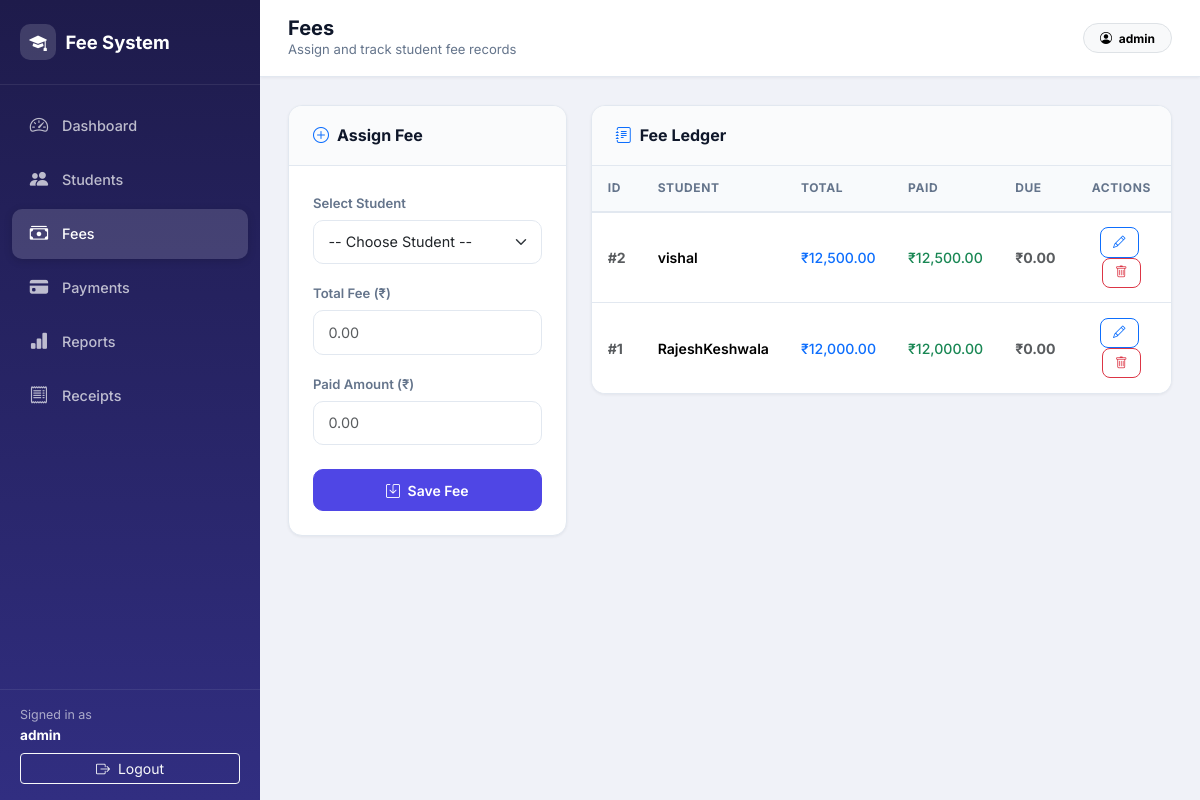
Screenshot of /admin/fees.php (signed in) with the database file from the repository.
### tables this page shows
CREATE TABLE `fees` (
  `id` int(11) NOT NULL,
  `student_id` int(11) DEFAULT NULL,
  `total_fee` decimal(10,2) DEFAULT NULL,
  `paid_fee` decimal(10,2) DEFAULT NULL,
  `due_fee` decimal(10,2) DEFAULT NULL,
  `created_at` timestamp NOT NULL DEFAULT current_timestamp()
);

CREATE TABLE `students` (
  `id` int(11) NOT NULL,
  `name` varchar(100) DEFAULT NULL,
  `email` varchar(100) DEFAULT NULL,
  `mobile` varchar(20) DEFAULT NULL,
  `course` varchar(100) DEFAULT NULL,
  `created_at` timestamp NOT NULL DEFAULT current_timestamp()
);

### admin/fees.php (the view, shortened to what this page needs)
<?php
include("../config/db.php");
$edit = null;
$fees = mysqli_query($conn, "SELECT fees.*, students.name FROM fees JOIN students ON fees.student_id = students.id ORDER BY fees.id DESC");
include("includes/header.php");
?>
<div class="row g-4">
    <div class="col-lg-4">
        <div class="content-card">
            <div class="card-header-custom">
                <h3>
                    <i class="bi bi-<?= $edit ? 'pencil-square' : 'plus-circle' ?> text-primary"></i>
                    <?= $edit ? 'Update Fee' : 'Assign Fee' ?>
                </h3>
            </div>
            <div class="card-body-custom">
                <form method="POST">
                    <div class="mb-3">
                        <label class="form-label-custom">Select Student</label>
                        <select name="student_id" class="form-select form-select-custom" required>
                            <option value="">-- Choose Student --</option>
                        </select>
                    </div>
                    <div class="mb-3">
                        <label class="form-label-custom">Total Fee (₹)</label>
                        <input type="number" step="0.01" name="total_fee" class="form-control form-control-custom" placeholder="0.00" required
                            value="<?= htmlspecialchars($edit['total_fee'] ?? '') ?>">
                    </div>
                    <div class="mb-4">
                        <label class="form-label-custom">Paid Amount (₹)</label>
                        <input type="number" step="0.01" name="paid_fee" class="form-control form-control-custom" placeholder="0.00" required
                            value="<?= htmlspecialchars($edit['paid_fee'] ?? '') ?>">
                    </div>
                    <div class="d-grid gap-2">
                        <button type="submit" name="<?= $edit ? 'update' : 'save' ?>"
                            class="btn btn-action btn-<?= $edit ? 'success' : 'indigo' ?>">
                            <i class="bi bi-<?= $edit ? 'check-lg' : 'save' ?> me-1"></i>
                            <?= $edit ? 'Update Fee' : 'Save Fee' ?>
                        </button>
                    </div>
                </form>
            </div>
        </div>
    </div>
    <div class="col-lg-8">
        <div class="content-card">
            <div class="card-header-custom">
                <h3><i class="bi bi-journal-text text-primary"></i> Fee Ledger</h3>
            </div>
            <div class="card-body-custom p-0">
                <div class="table-responsive">
                    <table class="table table-custom">
                        <thead>
                            <tr>
                                <th>ID</th>
                                <th>Student</th>
                                <th>Total</th>
                                <th>Paid</th>
                                <th>Due</th>
                                <th class="text-center">Actions</th>
                            </tr>
                        </thead>
                        <tbody>
                            <?php if (mysqli_num_rows($fees) > 0): ?>
                                <?php while ($row = mysqli_fetch_assoc($fees)): ?>
                                    <tr>
                                        <td class="text-muted fw-bold">#<?= htmlspecialchars($row['id']) ?></td>
                                        <td class="fw-semibold"><?= htmlspecialchars($row['name']) ?></td>
                                        <td class="text-primary fw-medium">₹<?= number_format($row['total_fee'], 2) ?></td>
                                        <td class="text-success fw-medium">₹<?= number_format($row['paid_fee'], 2) ?></td>
                                        <td class="fw-bold <?= $row['due_fee'] > 0 ? 'text-danger' : 'text-muted' ?>">
                                            ₹<?= number_format($row['due_fee'], 2) ?>
                                        </td>
                                        <td class="text-center">
                                            <a href="?edit=<?= $row['id'] ?>" class="btn btn-table btn-outline-primary me-1">
                                                <i class="bi bi-pencil"></i>
                                            </a>
                                            <a href="?delete=<?= $row['id'] ?>" class="btn btn-table btn-outline-danger"
                                                onclick="return confirm('Delete this fee record?')">
                                                <i class="bi bi-trash"></i>
                                            </a>
                                        </td>
                                    </tr>
                                <?php endwhile; ?>
                            <?php endif; ?>
                        </tbody>
                    </table>
                </div>
            </div>
        </div>
    </div>
</div>
<?php include("includes/footer.php"); ?>

### assets/css/style.css (style rules this page uses)
:root { --primary: #4f46e5; --primary-dark: #4338ca; --primary-light: #818cf8; --sidebar-bg: linear-gradient(180deg, #1e1b4b 0%, #312e81 100%); --sidebar-width: 260px; --body-bg: #f0f2f8; --card-bg: #ffffff; --text-dark: #0f172a; --text-muted: #64748b; --border: #e2e8f0; --success: #10b981; --danger: #ef4444; --warning: #f59e0b; --shadow-sm: 0 1px 3px rgba(15, 23, 42, 0.06); --shadow-md: 0 4px 20px rgba(15, 23, 42, 0.08); --shadow-lg: 0 10px 40px rgba(15, 23, 42, 0.12); --radius: 14px; --radius-sm: 10px; }
* { box-sizing: border-box; }
body { font-family: 'Inter', system-ui, -apple-system, sans-serif; background: var(--body-bg); color: var(--text-dark); min-height: 100vh; }
.content-card { background: var(--card-bg); border-radius: var(--radius); border: 1px solid var(--border); box-shadow: var(--shadow-sm); overflow: hidden; }
.content-card .card-header-custom { padding: 1.25rem 1.5rem; border-bottom: 1px solid var(--border); display: flex; align-items: center; justify-content: space-between; background: #fafbfc; }
.content-card .card-header-custom h3 { font-size: 1rem; font-weight: 700; margin: 0; display: flex; align-items: center; gap: 0.5rem; }
.content-card .card-body-custom { padding: 1.5rem; }
.form-label-custom { font-size: 0.82rem; font-weight: 600; color: var(--text-muted); margin-bottom: 0.4rem; }
.form-control-custom, .form-select-custom { border-radius: var(--radius-sm); border: 1.5px solid var(--border); padding: 0.65rem 0.9rem; font-size: 0.9rem; transition: border-color 0.2s, box-shadow 0.2s; }
.btn-action { border-radius: var(--radius-sm); font-weight: 600; font-size: 0.875rem; padding: 0.6rem 1.25rem; transition: all 0.2s; }
.btn-indigo { background: var(--primary); border-color: var(--primary); color: #fff; }
.table-custom { margin-bottom: 0; }
.table-custom thead th { background: #f8fafc; color: var(--text-muted); font-size: 0.75rem; font-weight: 700; text-transform: uppercase; letter-spacing: 0.05em; border-bottom: 2px solid var(--border); padding: 0.85rem 1rem; white-space: nowrap; }
.table-custom tbody td { padding: 0.9rem 1rem; vertical-align: middle; border-bottom: 1px solid var(--border); font-size: 0.88rem; }
.table-custom tbody tr:last-child td { border-bottom: none; }
.btn-table { border-radius: 8px; font-size: 0.78rem; font-weight: 600; padding: 0.3rem 0.75rem; }

### rows the page displays
fees: id "2", student.name "vishal", total_fee "12,500.00", paid_fee "12,500.00", due_fee "0.00"
fees: id "1", student.name "RajeshKeshwala", total_fee "12,000.00", paid_fee "12,000.00", due_fee "0.00"

### other values shown
$_SESSION['admin_name'] "admin"
$pageTitle "Fees"
$pageSubtitle "Assign and track student fee records"
